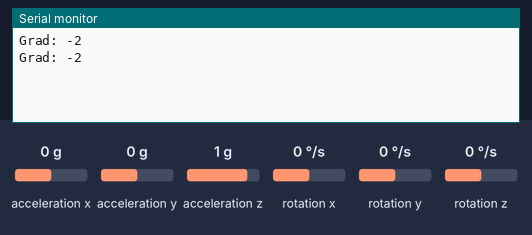
This sketch was run on a simulated Arduino Uno, built with avr-gcc and run on an emulated ATmega328P. Parts: the last lines printed to the serial monitor. Wiring (inferred from the names in the program): MPU-6050 motion sensor at I2C address 0x68. The test bench sets the inputs (shaded band); at power-on: acceleration y 0 g, acceleration x 0 g, acceleration z 1 g, rotation x 0 °/s, rotation y 0 °/s, rotation z 0 °/s.

Above: at 1.8 s.
1.9 s: acceleration y set to -1.4 g
At 2.7 s:
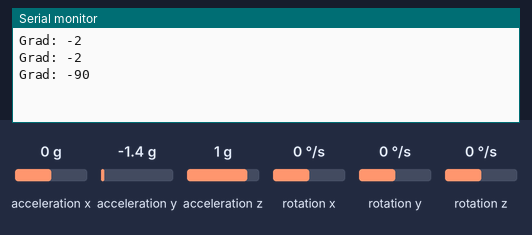
3.4 s: acceleration y set to -0.8 g
At 4.3 s:
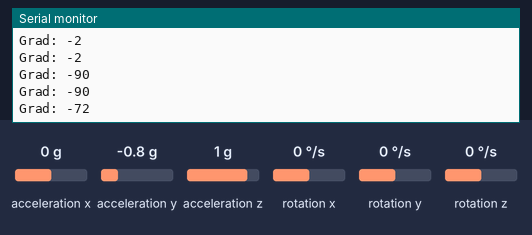
Timing chart, 0 to 6.4 s (numbered marks = the images above; inputs shaded):
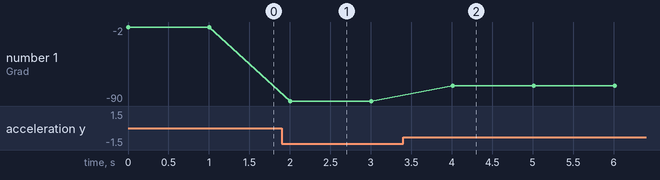

Measured:
- after the input at 1.9 s, the serial monitor: prints a new line after 0.11 s (image 1)
- after the input at 3.4 s, the serial monitor: prints a new line after 0.61 s (image 2)
- plotted number 1: -2 → -90 after the input at 1.9 s, -90 → -72 after the input at 3.4 s

The sketch:

sketch_feb11a.ino
```cpp
#include <Wire.h>

#define MPU6050_ADRESS 0x68

const int ACCEL_OFFSET   = 200;
const float LOOP_TIME    = 1; // 0.1 = 100ms
int accValue[3];


void setup()
{
  Wire.begin();
  Wire.beginTransmission(MPU6050_ADRESS); // Begins a transmission to the I2C slave (GY-521 board)
  Wire.write(0x6B); // PWR_MGMT_1 register
  Wire.write(0); // set to zero (wakes up the MPU-6050)
  Wire.endTransmission(true);

  Serial.begin(9600);
  Serial.flush();
}
void loop()
{
  Wire.beginTransmission(MPU6050_ADRESS);
  Wire.write(0x3B); // starting with register 0x3B (ACCEL_XOUT_H) [MPU-6000 and MPU-6050 Register Map and Descriptions Revision 4.2, p.40]
  Wire.endTransmission(false); // the parameter indicates that the Arduino will send a restart. As a result, the connection is kept active.
  Wire.requestFrom(MPU6050_ADRESS, 7*2, true); // request a total of 7*2=14 registers

  for(byte i=0; i<3; i++) {
    accValue[i] = Wire.read()<<8 | Wire.read(); // reading registers: ACCEL_XOUT, ACCEL_YOUT, ACCEL_ZOUT
  }

  Serial.print("Grad: ");
  int nGrad = constrain(map(accValue[1] - ACCEL_OFFSET, -16800, 16800, -90, 90), -90, 90);
  Serial.println(nGrad);
  delay(LOOP_TIME * 1000);
}
```
